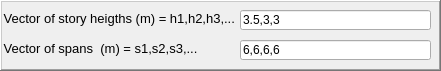
      <widget class="QFrame" name="GlobalFrame">
       <property name="geometry">
        <rect>
         <x>0</x>
         <y>180</y>
         <width>441</width>
         <height>71</height>
        </rect>
       </property>
       <property name="frameShape">
        <enum>QFrame::WinPanel</enum>
       </property>
       <property name="frameShadow">
        <enum>QFrame::Raised</enum>
       </property>
       <widget class="QLineEdit" name="heigth_v">
        <property name="geometry">
         <rect>
          <x>240</x>
          <y>10</y>
          <width>191</width>
          <height>20</height>
         </rect>
        </property>
        <property name="text">
         <string>3.5,3,3</string>
        </property>
        <property name="placeholderText">
         <string>3.0</string>
        </property>
       </widget>
       <widget class="QLabel" name="label_27">
        <property name="geometry">
         <rect>
          <x>0</x>
          <y>40</y>
          <width>211</width>
          <height>16</height>
         </rect>
        </property>
        <property name="font">
         <font>
          <family>Arial</family>
          <pointsize>10</pointsize>
          <weight>50</weight>
          <italic>false</italic>
          <bold>false</bold>
         </font>
        </property>
        <property name="text">
         <string> Vector of spans  (m) = s1,s2,s3,...</string>
        </property>
       </widget>
       <widget class="QLineEdit" name="span_v">
        <property name="geometry">
         <rect>
          <x>240</x>
          <y>40</y>
          <width>191</width>
          <height>20</height>
         </rect>
        </property>
        <property name="text">
         <string>6,6,6,6</string>
        </property>
       </widget>
       <widget class="QLabel" name="label_38">
        <property name="geometry">
         <rect>
          <x>0</x>
          <y>10</y>
          <width>241</width>
          <height>16</height>
         </rect>
        </property>
        <property name="font">
         <font>
          <family>Arial</family>
          <pointsize>10</pointsize>
          <weight>50</weight>
          <italic>false</italic>
          <bold>false</bold>
         </font>
        </property>
        <property name="text">
         <string> Vector of story heigths (m) = h1,h2,h3,...</string>
        </property>
       </widget>
      </widget>
